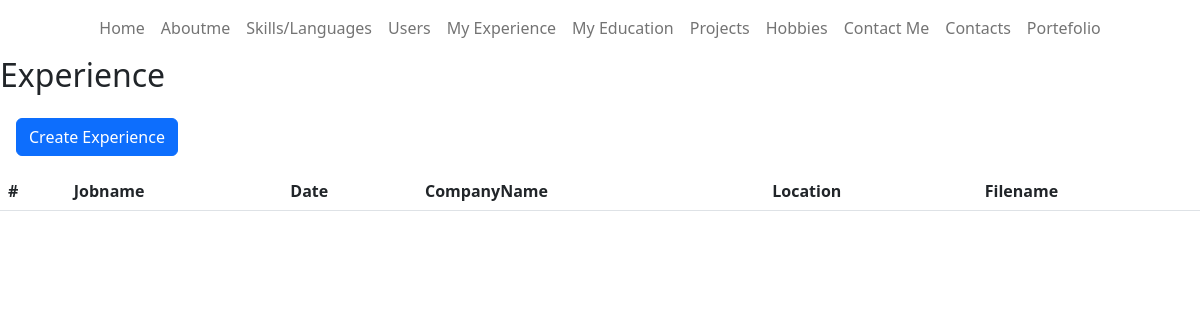
The page /CMS/pages/experience/read.php on the database as committed earlier.
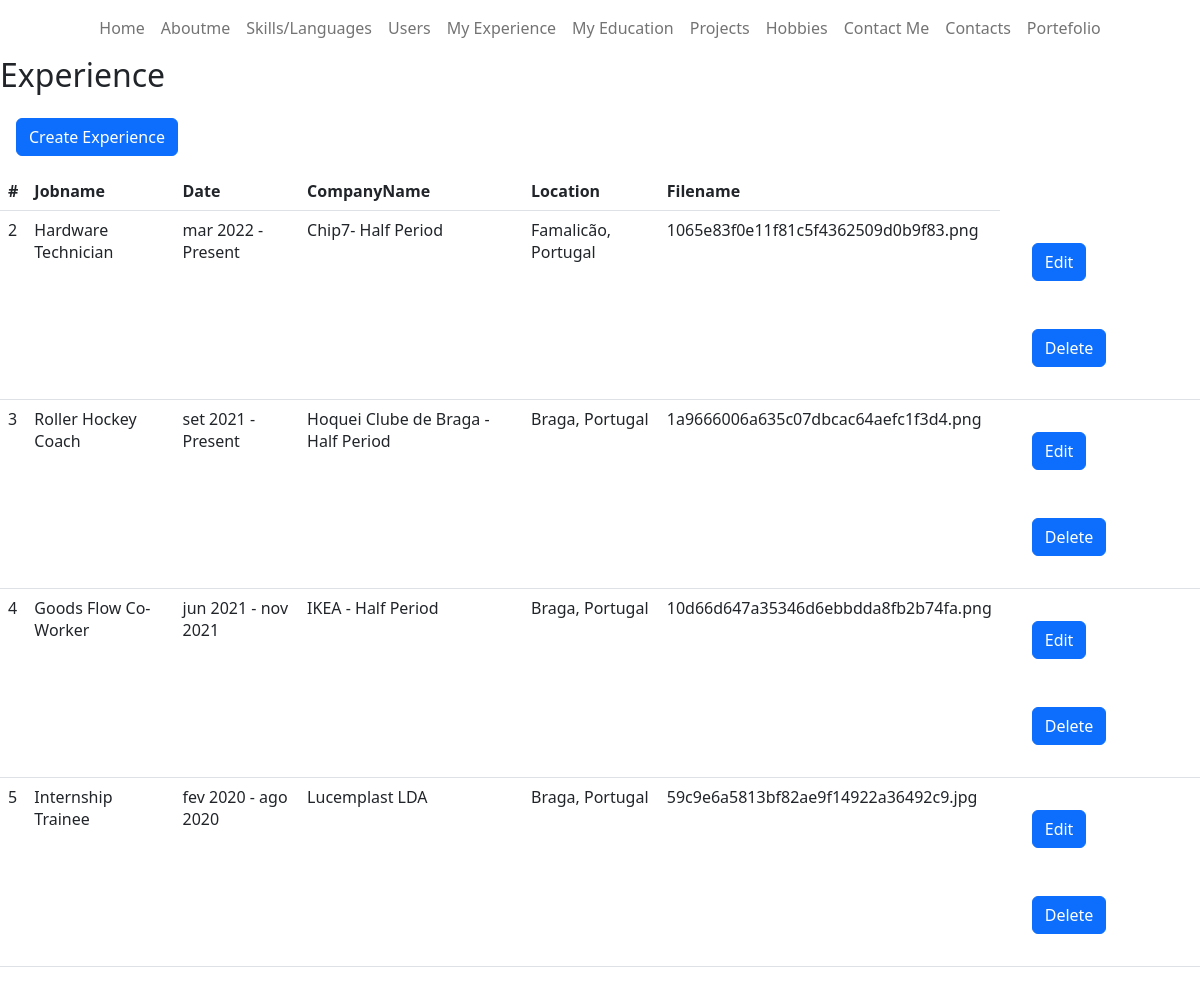
The same page on the database as committed later.
### tables this page shows
CREATE TABLE `experience` (
  `id` int(11) NOT NULL,
  `jobname` varchar(100) NOT NULL,
  `date` varchar(100) NOT NULL,
  `companyname` varchar(100) NOT NULL,
  `location` varchar(100) NOT NULL,
  `filename` varchar(100) NOT NULL
);

### CMS/pages/experience/read.php (the view, shortened to what this page needs)
<?php
$pdo = pdo_connect_mysql();
$page = isset($_GET['page']) && is_numeric($_GET['page']) ? (int)$_GET['page'] : 1;
$records_per_page = 20;
$stmt = $pdo->prepare('SELECT * FROM experience ORDER BY id LIMIT :current_page, :record_per_page');
$stmt->bindValue(':current_page', ($page-1)*$records_per_page, PDO::PARAM_INT);
$stmt->bindValue(':record_per_page', $records_per_page, PDO::PARAM_INT);
$stmt->execute();
$experiences = $stmt->fetchAll(PDO::FETCH_ASSOC);
?>
<div class="content read">
<?php
require_once "../../navbars/navbaradmin.php";
?>
	<h2>Experience</h2>
    <button onclick="window.location.href='./create.php'" class="create-language btn btn-primary m-3">Create Experience</button>
	<table class="table">
        <thead>
            <tr>
                <th>#</th>
                <th>Jobname</th>
                <th>Date</th>
                <th>CompanyName</th>
                <th>Location</th>
                <th>Filename</th>
            </tr>
        </thead>
        <tbody>
            <?php foreach ($experiences as $experience): ?>
            <tr>
                <td><?=$experience['id']?></td>
                <td><?=$experience['jobname']?></td>
                <td><?=$experience['date']?></td>
                <td><?=$experience['companyname']?></td>
                <td><?=$experience['location']?></td>
                <td><?=$experience['filename']?></td>
                <td class="actions">
                <?php echo "<a href=\"update.php?id={$experience['id']}\" class=\"edit\"><button type='button' class='btn btn-primary m-4'>Edit</button></a>"?>
                <?php echo "<a href=\"delete.php?id={$experience['id']}\" class=\"trash\"><button type='button' class='btn btn-primary m-4'>Delete</button> </a>"?>
                </td>
            </tr>
            <?php endforeach; ?>
        </tbody>
    </table>
</div>

Rows that differ between the two databases and show on the page:
added experience: id "2", jobname "Hardware Technician", date "mar 2022 - Present", companyname "Chip7- Half Period", location "Famalicão, Portugal", filename "1065e83f0e11f81c5f4362509d0b9f83.png"
added experience: id "3", jobname "Roller Hockey Coach", date "set 2021 - Present", companyname "Hoquei Clube de Braga - Half Period", location "Braga, Portugal", filename "1a9666006a635c07dbcac64aefc1f3d4.png"
added experience: id "4", jobname "Goods Flow Co-Worker", date "jun 2021 - nov 2021", companyname "IKEA - Half Period", location "Braga, Portugal", filename "10d66d647a35346d6ebbdda8fb2b74fa.png"
added experience: id "5", jobname "Internship Trainee", date "fev 2020 - ago 2020", companyname "Lucemplast LDA", location "Braga, Portugal", filename "59c9e6a5813bf82ae9f14922a36492c9.jpg"
